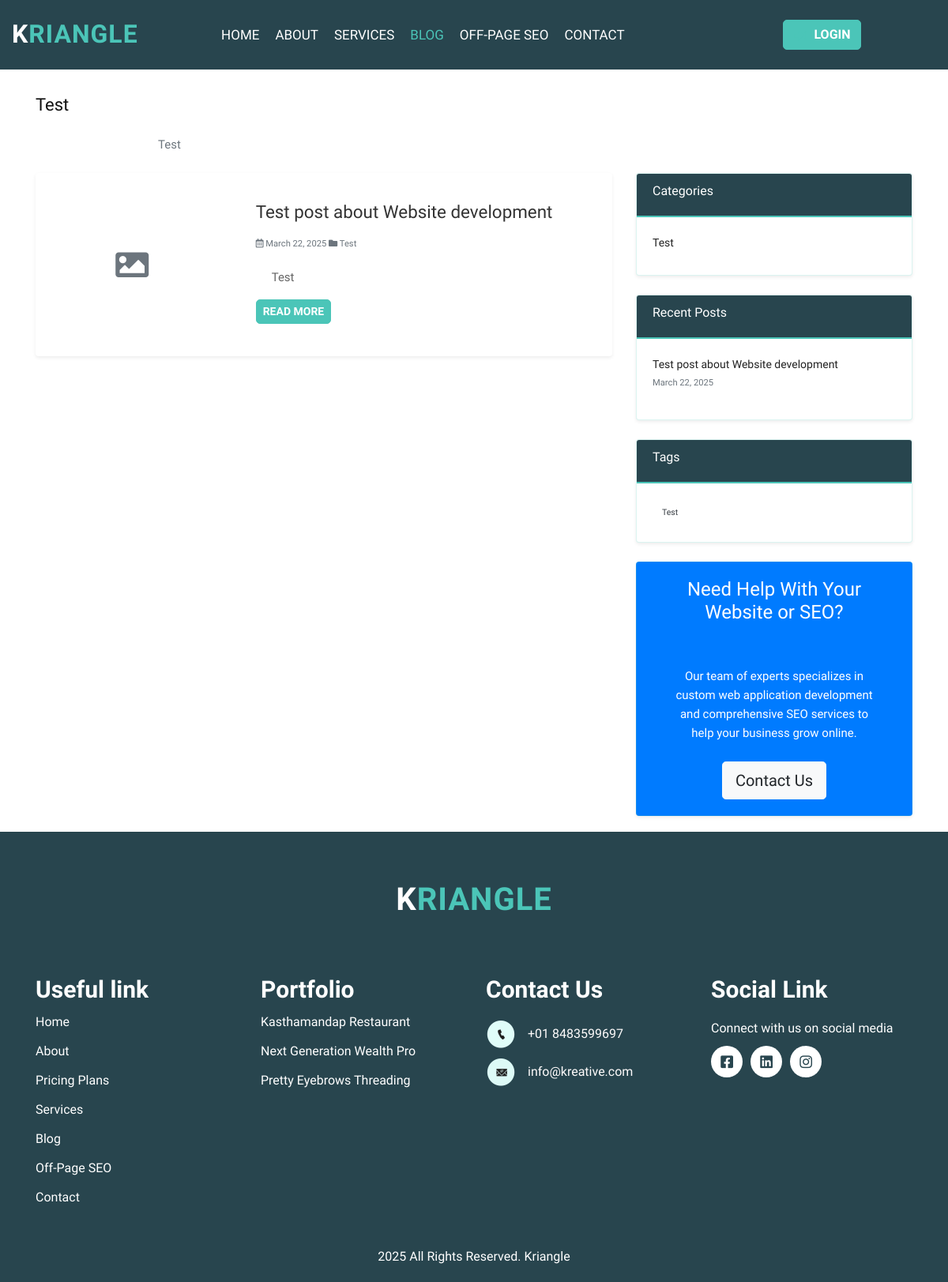
/blog/category/test/, run on the app's committed database.
### kriangle_app/models.py (models this page shows, shortened)
class BlogCategory(models.Model):
    name = models.CharField(max_length=100)
    slug = models.SlugField(unique=True, blank=True)
    description = models.TextField(blank=True)
    class Meta:
        verbose_name_plural = "Blog Categories"

class BlogPost(models.Model):
    title = models.CharField(max_length=255)
    slug = models.SlugField(unique=True, blank=True, null=True)
    category = models.ForeignKey(BlogCategory, on_delete=models.PROTECT, related_name='posts', null=True, blank=True)
    tags = models.ManyToManyField(Tag, blank=True, related_name='posts')
    featured_image = models.CharField(max_length=255, blank=True, null=True, help_text="Path to featured image")
    summary = models.TextField(help_text="Brief summary for previews and meta descriptions", blank=True, null=True)
    content = models.TextField()  # Changed from RichTextUploadingField to TextField
    meta_title = models.CharField(max_length=100, blank=True, help_text="Custom title for SEO (optional)")
    meta_description = models.TextField(blank=True, help_text="Custom meta description for SEO (optional)")
    author = models.ForeignKey(User, on_delete=models.PROTECT, related_name='blog_posts', null=True, blank=True)
    created_at = models.DateTimeField(auto_now_add=True)
    updated_at = models.DateTimeField(auto_now=True)
    is_published = models.BooleanField(default=False)
    published_at = models.DateTimeField(blank=True, null=True)
    view_count = models.PositiveIntegerField(default=0)
    class Meta:
        ordering = ['-created_at']
        verbose_name = 'Blog Post'
        verbose_name_plural = 'Blog Posts'

class Tag(models.Model):
    name = models.CharField(max_length=50)
    slug = models.SlugField(unique=True, blank=True)

### kriangle_app/views.py (the view)
# urls.py: path('blog/category/<slug:category_slug>/', views.blog_category, name='blog_category'),
def blog_category(request, category_slug):
    try:
        category = get_object_or_404(BlogCategory, slug=category_slug)
        blog_posts = BlogPost.objects.filter(
            category=category,
            is_published=True
        ).order_by('-published_at')
        categories = BlogCategory.objects.all()
        tags = Tag.objects.all()[:10]
        recent_posts = BlogPost.objects.filter(is_published=True).order_by('-published_at')[:5]
        context = {
            'category': category,
            'blog_posts': blog_posts,
            'categories': categories,
            'tags': tags,
            'recent_posts': recent_posts,
        }
        return render(request, "autoseo/blog_category.html", context)
    except:
        messages.error(request, "The requested category could not be found.")
        return redirect('blog')

### kriangle_app/templates/autoseo/blog_category.html (shortened to what this page needs)
{% extends 'autoseo/base.html' %}
{% load static %}
{% block content %}
<div class="blog_category_section layout_padding">
   <div class="container">
      <div class="row">
         <div class="col-md-12">
            <div class="heading_container">
               <h2>
                  {{ category.name }}
               </h2>
               {% if category.description %}
                  <p class="category-description mt-3">{{ category.description }}</p>
               {% endif %}
            </div>
         </div>
      </div>
      <div class="row mt-4">
         <div class="col-lg-8">
            {% if blog_posts %}
               <div class="row">
                  {% for post in blog_posts %}
                     <div class="col-md-12 mb-4">
                        <div class="blog-card bg-white shadow-sm p-3 rounded">
                           <div class="row g-0">
                              <div class="col-md-4">
                                 <div class="post-image position-relative">
                                    {% if post.featured_image %}
                                       <img src="{{ post.featured_image.url }}" class="img-fluid rounded" alt="{{ post.title }}">
                                    {% else %}
                                       <div class="bg-light rounded d-flex align-items-center justify-content-center" style="height: 200px;">
                                          <i class="fas fa-image fa-3x text-muted"></i>
                                       </div>
                                    {% endif %}
                                 </div>
                              </div>
                              <div class="col-md-8">
                                 <div class="card-body">
                                    <h3 class="post-title mb-2">
                                       <a href="{% url 'blog_post_detail' post.slug %}" class="text-decoration-none">
                                          {{ post.title }}
                                       </a>
                                    </h3>
                                    <div class="post-meta mb-2 text-muted small">
                                       <span class="post-date me-3">
                                          <i class="far fa-calendar-alt me-1"></i> {{ post.published_at|date:"F d, Y" }}
                                       </span>
                                       <span class="post-category">
                                          <i class="fas fa-folder me-1"></i> {{ post.category.name }}
                                       </span>
                                    </div>
                                    <p class="post-summary mb-3">{{ post.summary|truncatewords:30 }}</p>
                                    <a href="{% url 'blog_post_detail' post.slug %}" class="btn btn-primary btn-sm">Read More</a>
                                 </div>
                              </div>
                           </div>
                        </div>
                     </div>
                  {% endfor %}
               </div>
            {% else %}
               <div class="alert alert-info">
                  <p class="mb-0">No posts found in this category yet. Check back soon!</p>
               </div>
            {% endif %}
         </div>
         <div class="col-lg-4">
            <div class="card shadow-sm mb-4">
               <div class="card-header bg-primary text-white">
                  <h4 class="mb-0">Categories</h4>
               </div>
               <div class="card-body">
                  <ul class="list-unstyled">
                     {% for cat in categories %}
                        <li class="mb-2">
                           <a href="{% url 'blog_category' cat.slug %}"
                              class="{% if cat.id == category.id %}fw-bold{% endif %}">
                              {{ cat.name }}
                           </a>
                        </li>
                     {% empty %}
                        <li>No categories found.</li>
                     {% endfor %}
                  </ul>
               </div>
            </div>
            <div class="card shadow-sm mb-4">
               <div class="card-header bg-primary text-white">
                  <h4 class="mb-0">Recent Posts</h4>
               </div>
               <div class="card-body">
                  <ul class="list-unstyled">
                     {% for recent_post in recent_posts %}
                        <li class="mb-3">
                           <a href="{% url 'blog_post_detail' recent_post.slug %}">
                              {{ recent_post.title }}
                           </a>
                           <div class="small text-muted">{{ recent_post.published_at|date:"F d, Y" }}</div>
                        </li>
                     {% empty %}
                        <li>No recent posts found.</li>
                     {% endfor %}
                  </ul>
               </div>
            </div>
            <div class="card shadow-sm mb-4">
               <div class="card-header bg-primary text-white">
                  <h4 class="mb-0">Tags</h4>
               </div>
               <div class="card-body">
                  <div class="tag-cloud">
                     {% for tag in tags %}
                        <a href="{% url 'blog_tag' tag.slug %}" class="badge badge-primary bg-light text-dark m-1 p-2">
                           {{ tag.name }}
                        </a>
                     {% empty %}
                        <p>No tags found.</p>
                     {% endfor %}
                  </div>
               </div>
            </div>
            <div class="cta_card card bg-primary text-white shadow-sm">
               <div class="card-body text-center d-flex flex-column justify-content-center">
                  <h2 class="card-title h4 mb-4">Need Help With Your Website or SEO?</h2>
                  <p class="card-text mb-4">Our team of experts specializes in custom web application development and comprehensive SEO services to help your business grow online.</p>
                  <div class="mt-auto">
                     <a href="{% url 'contact' %}" class="btn btn-light btn-lg">Contact Us</a>
                  </div>
               </div>
            </div>
         </div>
      </div>
   </div>
</div>
{% endblock %}

### kriangle_app/static/css/style.css (style rules this page uses)
* { box-sizing: border-box !important; transition: ease all 0.5s; }
html { scroll-behavior: smooth; }
body { color: #666666; font-size: 14px; font-family: 'Sen', sans-serif; line-height: 1.80857; font-weight: normal; overflow-x: hidden; }
a { color: #1f1f1f; text-decoration: none !important; outline: none !important; -webkit-transition: all .3s ease-in-out; -moz-transition: all .3s ease-in-out; -ms-transition: all .3s ease-in-out; -o-transition: all .3s ease-in-out; transition: all .3s ease-in-out; }
h1, h2, h3, h4, h5, h6 { letter-spacing: 0; font-weight: normal; position: relative; padding: 0 0 10px 0; font-weight: normal; line-height: normal; color: #111111; margin: 0 }
h2 { font-size: 22px }
h3 { font-size: 18px }
h4 { font-size: 16px }
*, *::after, *::before { -webkit-box-sizing: border-box; -moz-box-sizing: border-box; box-sizing: border-box; }
h1 a, h2 a, h3 a, h4 a, h5 a, h6 a { color: #212121; text-decoration: none!important; opacity: 1 }
ul, li, ol { margin: 0px; padding: 0px; list-style: none; }
p { margin: 20px; font-weight: 300; font-size: 15px; line-height: 24px; }
a { color: #222222; text-decoration: none; outline: none !important; }
a, .btn { text-decoration: none !important; outline: none !important; -webkit-transition: all .3s ease-in-out; -moz-transition: all .3s ease-in-out; -ms-transition: all .3s ease-in-out; -o-transition: all .3s ease-in-out; transition: all .3s ease-in-out; }
.badge { font-weight: 500; }
.layout_padding { padding-top: 100px; padding-bottom: 0px; }
.bg-light { background-color: transparent !important; }
.btn-primary, .started_bt a, .buy_bt a, .readmore_bt a, .send_bt a, .chat_bt a, .call_bt a, .search_btn a, #scan_now, .user-auth .btn-outline-primary { background-color: #4bc5b8 !important; color: #ffffff !important; border-color: #4bc5b8 !important; border-radius: 5px; transition: all 0.3s ease; text-transform: uppercase; font-weight: 600; }
.card-header { background-color: #28454e !important; color: #ffffff !important; border-bottom: 2px solid #4bc5b8; }
.card-header h1, .card-header h2, .card-header h3, .card-header h4, .card-header h5, .card-header h6 { color: #ffffff !important; margin-bottom: 0; }
.card { border: 1px solid rgba(75, 197, 184, 0.2); box-shadow: 0 4px 8px rgba(0,0,0,0.1); margin-bottom: 20px; }

### kriangle_app/static/css/icomoon.css (style rules this page uses)
body { background: #fff; }

### kriangle_app/templates/autoseo/blog_category.html (style rules this page uses)
.blog-card { transition: transform 0.3s ease; }
.post-title { font-size: 1.4rem; }
.post-title a { color: #333; }
.category-description { max-width: 800px; margin: 0 auto; color: #6c757d; }

### data on the page
BlogCategory: name "Test", description "Test"
BlogPost: title "Test post about Website development", published_at "March 22, 2025", category.name "Test", summary "Test"
Tag: name "Test"
